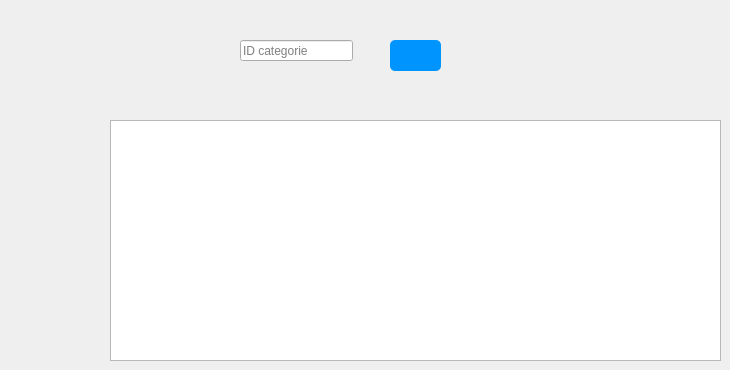
          <widget class="QWidget" name="tab_69">
           <attribute name="icon">
            <iconset>
             <normaloff>:/E-Health_care_2A12-main/Desktop/2A12/project c++/qt/E-Clinic/Search-32.png</normaloff>:/E-Health_care_2A12-main/Desktop/2A12/project c++/qt/E-Clinic/Search-32.png</iconset>
           </attribute>
           <attribute name="title">
            <string>recherche</string>
           </attribute>
           <widget class="QTableView" name="tab_aff_fctcmn_3">
            <property name="geometry">
             <rect>
              <x>110</x>
              <y>120</y>
              <width>611</width>
              <height>241</height>
             </rect>
            </property>
           </widget>
           <widget class="QPushButton" name="pb_aff_fctcmn_3">
            <property name="geometry">
             <rect>
              <x>390</x>
              <y>40</y>
              <width>51</width>
              <height>31</height>
             </rect>
            </property>
            <property name="styleSheet">
             <string notr="true">QPushButton {
	image: url(:/Flashlight.png);
padding: 5px;
border-radius: 5px;
background-color:#0094ff;
font-weight: bold;
}
QPushButton:hover
{
color :white;
}</string>
            </property>
            <property name="text">
             <string/>
            </property>
            <property name="icon">
             <iconset>
              <normaloff>:/E-Health_care_2A12-main/Desktop/2A12/project c++/qt/E-Clinic/Search.png</normaloff>:/E-Health_care_2A12-main/Desktop/2A12/project c++/qt/E-Clinic/Search.png</iconset>
            </property>
            <property name="iconSize">
             <size>
              <width>30</width>
              <height>30</height>
             </size>
            </property>
           </widget>
           <widget class="QLineEdit" name="lineEdit_aff_idfctcmn_3">
            <property name="geometry">
             <rect>
              <x>240</x>
              <y>40</y>
              <width>113</width>
              <height>21</height>
             </rect>
            </property>
            <property name="placeholderText">
             <string>ID categorie</string>
            </property>
           </widget>
          </widget>
